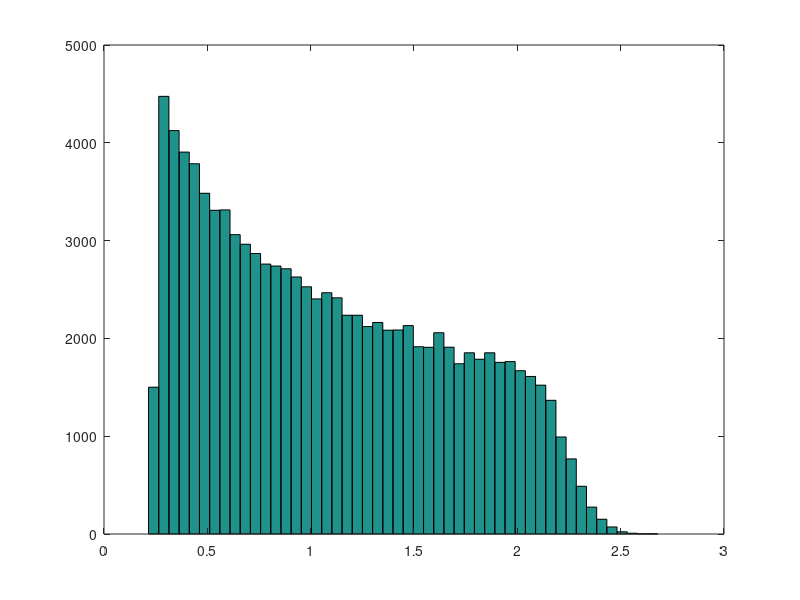

Recreate this plot in MATLAB.
% Example Monte Carlo Simulation in Matlab
% Function: y = x2^2/x1
%
%   Generate n samples from a normal distribution
%     r = ( randn(n,1) * sd ) + mu
%     mu : mean
%     sd : standard deviation
%
%   Generate n samples from a uniform distribution
%     r = a + rand(n,1) * (b-a)
%     a : minimum
%     b : maximum

n = 100000;	% The number of function evaluations

% --- Generate vectors of random inputs
% x1 ~ Normal distribution N(mean=100,sd=5)
% x2 ~ Uniform distribution U(a=5,b=15)

x1 = ( randn(n,1) * 5 ) + 100;
x2 = 5 + rand(n,1) * ( 15 - 5 );

% --- Run the simulation
% Note the use of element-wise multiplication

y = x2.^2 ./ x1;

% --- Create a histogram of the results (50 bins)

hist(y,50);

% --- Calculate summary statistics

y_mean = mean(y)
y_std = std(y)
y_median = median(y)